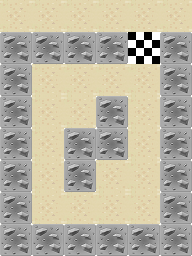

Tiled map render using the project's own tile images. Description and the whole map definition, tile-layer contents included, below:
An orthogonal 6x8 tile map with 32x32 px tiles, 1 tile layer (Kachelebene 1), 3 tilesets.

<map version="1.0" tiledversion="2018.07.13" orientation="orthogonal" renderorder="right-down" width="6" height="8" tilewidth="32" tileheight="32" infinite="0" nextlayerid="10" nextobjectid="1">
 <tileset firstgid="1" name="wall_1" tilewidth="32" tileheight="32" tilecount="1" columns="1">
  <image source="textures/wall_1.png" width="32" height="32" />
  <tile id="0">
   <properties>
    <property name="Wand" value="" />
   </properties>
  </tile>
 </tileset>
 <tileset firstgid="2" name="finish_flag" tilewidth="32" tileheight="32" tilecount="1" columns="1">
  <image source="textures/finish_flag.png" width="32" height="32" />
  <tile id="0">
   <properties>
    <property name="Ziel" value="" />
   </properties>
  </tile>
 </tileset>
 <tileset firstgid="3" name="floor_city" tilewidth="32" tileheight="32" tilecount="1" columns="1">
  <image source="textures/floor_city.png" width="32" height="32" />
 </tileset>
 <layer id="9" name="Kachelebene 1" width="6" height="8">
  <data encoding="csv">
3,3,3,3,3,3,
1,1,1,1,2,1,
1,3,3,3,3,1,
1,3,3,1,3,1,
1,3,1,1,3,1,
1,3,1,3,3,1,
1,3,3,3,3,1,
1,1,1,1,1,1
</data>
 </layer>
</map>
